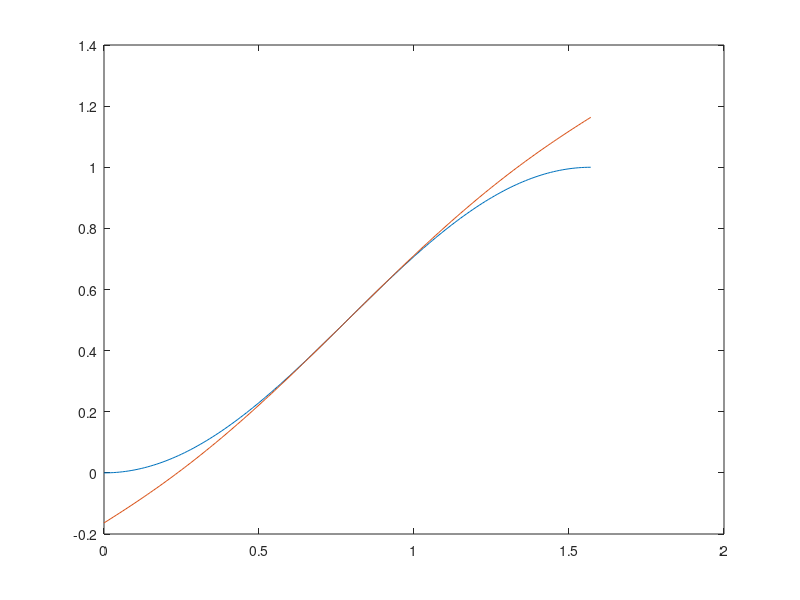

Write the MATLAB code that produced this figure.

a = 0
b = pi/2

coef = [
	1/2,
	1,
	0,
	-1/3,
	0,
	2/15
	]

xi = pi/4;

grau = 5

xp = a:0.01:b;
ye = (sin(xp)).^2;

for (k = 1:length(xp))
	pow = 1;
	ya(k) = coef(1);
	for (i = 1:grau)
		pow *= (xp(k) - xi);
		ya(k) += pow*coef(i+1);
	end
end

error_max = abs(max(ye - ya))

plot(xp, ye);
hold on;
p = plot(xp, ya);
waitfor(p);

		
